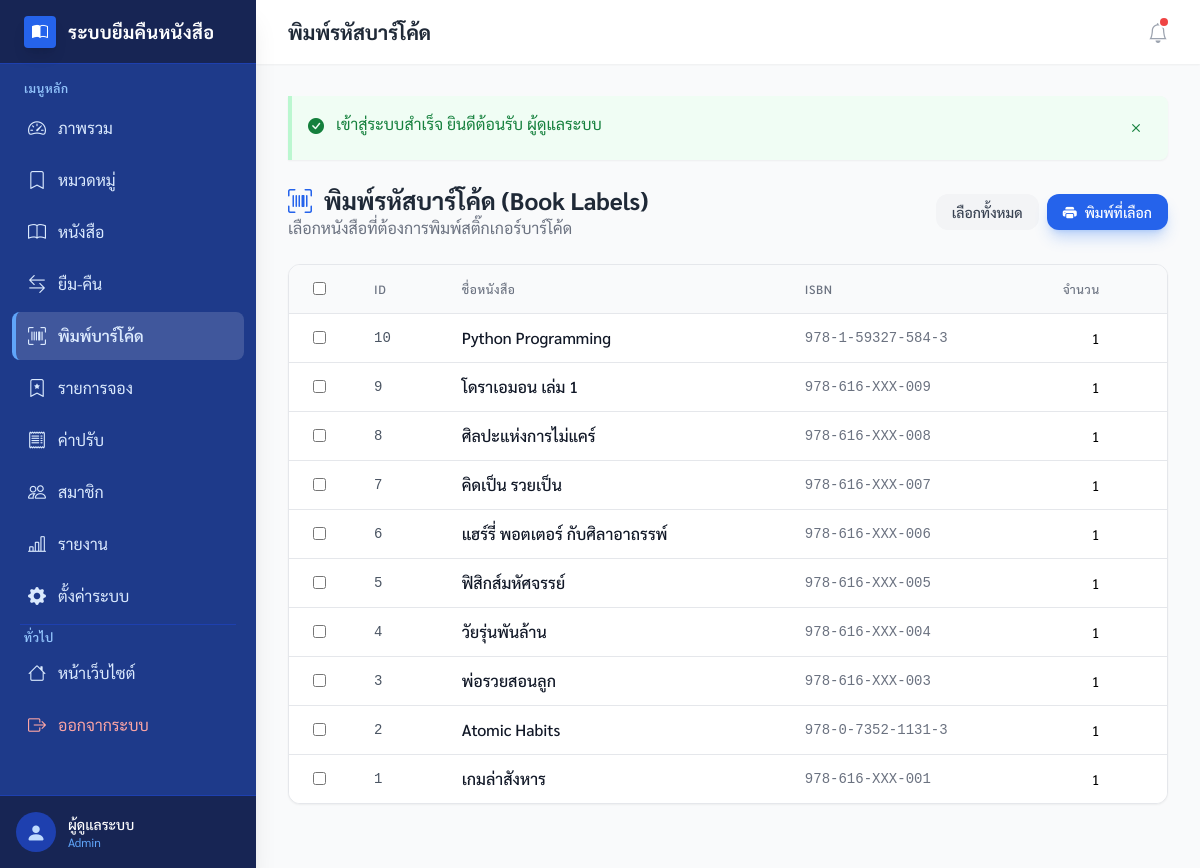
/admin/book_labels.php (signed in), run on the app's committed database.
### tables this page shows
CREATE TABLE IF NOT EXISTS `users` (
    `id` INT AUTO_INCREMENT PRIMARY KEY,
    `name` VARCHAR(100) NOT NULL COMMENT 'ชื่อ-นามสกุล',
    `email` VARCHAR(100) NOT NULL UNIQUE COMMENT 'อีเมล',
    `password` VARCHAR(255) NOT NULL COMMENT 'รหัสผ่าน (bcrypt)',
    `phone` VARCHAR(20) DEFAULT NULL COMMENT 'เบอร์โทรศัพท์',
    `role` ENUM('member', 'admin', 'staff') NOT NULL DEFAULT 'member' COMMENT 'บทบาท',
    `must_change_password` TINYINT(1) NOT NULL DEFAULT 0 COMMENT '1 = ต้องเปลี่ยนรหัสผ่านก่อนใช้งาน (ตั้งตอนนำเข้า/admin สร้างให้)',
    `created_at` DATETIME DEFAULT CURRENT_TIMESTAMP,
    `updated_at` DATETIME DEFAULT CURRENT_TIMESTAMP ON UPDATE CURRENT_TIMESTAMP,
    INDEX `idx_email` (`email`),
    INDEX `idx_role` (`role`)
);

CREATE TABLE IF NOT EXISTS `books` (
    `id` INT AUTO_INCREMENT PRIMARY KEY,
    `title` VARCHAR(200) NOT NULL COMMENT 'ชื่อหนังสือ',
    `author` VARCHAR(100) NOT NULL COMMENT 'ผู้แต่ง',
    `isbn` VARCHAR(20) DEFAULT NULL COMMENT 'รหัส ISBN',
     
     
     
    `search_tokens` TEXT DEFAULT NULL COMMENT 'trigram สำหรับ FULLTEXT (สร้างโดย buildSearchTokens())',
    `category_id` INT DEFAULT NULL COMMENT 'หมวดหมู่',
    `description` TEXT DEFAULT NULL COMMENT 'รายละเอียด',
    `cover_image` VARCHAR(255) DEFAULT NULL COMMENT 'ชื่อไฟล์รูปปก',
    `quantity` INT NOT NULL DEFAULT 1 COMMENT 'จำนวนทั้งหมด',
    `price` DECIMAL(10,2) NULL DEFAULT NULL COMMENT 'ราคาปก — ใช้ตั้งต้นค่าชดใช้ตอนแจ้งหาย (NULL = ยังไม่ระบุ)',
    `available` INT NOT NULL DEFAULT 1 COMMENT 'จำนวนที่ว่าง',
    `is_visible` TINYINT(1) NOT NULL DEFAULT 1 COMMENT 'แสดงให้สาธารณะเห็น',
    `is_reference` TINYINT(1) NOT NULL DEFAULT 0 COMMENT 'หนังสืออ้างอิง — อ่านในห้องสมุดเท่านั้น ยืม/จองไม่ได้',
    `created_at` DATETIME DEFAULT CURRENT_TIMESTAMP,
    `updated_at` DATETIME DEFAULT CURRENT_TIMESTAMP ON UPDATE CURRENT_TIMESTAMP,
    INDEX `idx_available` (`available`),
    INDEX `idx_category` (`category_id`),
    UNIQUE INDEX `uq_isbn` (`isbn`),
     
     
    FULLTEXT KEY `ft_books_search` (`search_tokens`),
    FOREIGN KEY (`category_id`) REFERENCES `categories`(`id`) ON DELETE SET NULL ON UPDATE CASCADE,
    CONSTRAINT `chk_books_available_non_negative` CHECK (`available` >= 0),
    CONSTRAINT `chk_books_quantity_gte_available` CHECK (`quantity` >= `available`)
);

### includes/db.php (called while the page is built, shortened)
<?php
function getDB(): PDO
{
    static $pdo = null;
    if ($pdo === null) {
        $dsn = "mysql:host=" . DB_HOST . ";dbname=" . DB_NAME . ";charset=" . DB_CHARSET;
        $options = [
            PDO::ATTR_ERRMODE            => PDO::ERRMODE_EXCEPTION,
            PDO::ATTR_DEFAULT_FETCH_MODE => PDO::FETCH_ASSOC,
            PDO::ATTR_EMULATE_PREPARES   => false,
        ];
        try {
            $pdo = new PDO($dsn, DB_USER, DB_PASS, $options);
        } catch (PDOException $e) {
            error_log("DB Connection Error: " . $e->getMessage());
            $detail = (defined('APP_DEBUG') && APP_DEBUG) ? $e->getMessage() : null;
            renderDatabaseDownPage($detail);
        }
    }
    return $pdo;
}

### app/Repositories/UserRepository.php (called while the page is built, shortened)
<?php
class UserRepository
{
    private PDO $pdo;
    public function __construct(PDO $pdo)
    {
        $this->pdo = $pdo;
    }
    public function findById(int $id): ?array
    {
        $stmt = $this->pdo->prepare("
            SELECT id, name, email, phone, role, must_change_password, created_at
            FROM users WHERE id = ?
        ");
        $stmt->execute([$id]);
        return $stmt->fetch() ?: null;
    }
}

### bootstrap.php (called while the page is built, shortened)
<?php
require_once BASE_PATH . '/includes/db.php';
require_once BASE_PATH . '/includes/functions.php';
spl_autoload_register(function (string $class) {
    $map = [
        'App\\Services\\' => BASE_PATH . '/app/Services/',
        'App\\Repositories\\' => BASE_PATH . '/app/Repositories/',
        'App\\Helpers\\' => BASE_PATH . '/app/Helpers/',
    ];
    foreach ($map as $prefix => $dir) {
        if (str_starts_with($class, $prefix)) {
            $relativeClass = substr($class, strlen($prefix));
            $file = $dir . str_replace('\\', '/', $relativeClass) . '.php';
            if (file_exists($file)) {
                return true;
            }
        }
    }
    return false;
});

### app/Repositories/BookRepository.php (called while the page is built, shortened)
<?php
class BookRepository
{
    private PDO $pdo;
    public function __construct(PDO $pdo)
    {
        $this->pdo = $pdo;
    }
    public function findAllForLabels(): array
    {
        return $this->pdo->query("
            SELECT id, title, isbn FROM books ORDER BY id DESC
        ")->fetchAll();
    }
}

### admin/book_labels.php (the view, shortened to what this page needs)
<?php
require_once __DIR__ . '/../bootstrap.php';
$bookRepo = new BookRepository(getDB());
$books = $bookRepo->findAllForLabels();
$pageTitle = 'พิมพ์รหัสบาร์โค้ด';
require_once __DIR__ . '/header.php';
?>
<div class="no-print">
    <div class="mb-6 flex flex-col sm:flex-row justify-between items-start sm:items-center gap-4">
        <div>
            <h3 class="text-2xl font-bold text-gray-800 flex items-center">
                <i class="bi bi-upc-scan mr-3 text-primary-600"></i>
                พิมพ์รหัสบาร์โค้ด (Book Labels)
            </h3>
            <p class="text-gray-500">เลือกหนังสือที่ต้องการพิมพ์สติ๊กเกอร์บาร์โค้ด</p>
        </div>
        <div class="flex gap-2">
            <button onclick="selectAll()" class="px-4 py-2 bg-gray-100 text-gray-700 rounded-xl hover:bg-gray-200 transition-colors text-sm font-medium">
                เลือกทั้งหมด
            </button>
            <button onclick="generateLabels()" class="px-4 py-2 bg-primary-600 text-white rounded-xl hover:bg-primary-700 transition-colors text-sm font-medium shadow-lg shadow-primary-500/30 flex items-center">
                <i class="bi bi-printer-fill mr-2"></i>พิมพ์ที่เลือก
            </button>
        </div>
    </div>
    <div class="bg-white rounded-xl shadow-sm border border-gray-200 overflow-hidden mb-8">
        <div class="overflow-x-auto max-h-[600px]">
            <table class="min-w-full divide-y divide-gray-200">
                <thead class="bg-gray-50 sticky top-0 z-10">
                    <tr>
                        <th class="px-6 py-3 text-left w-10">
                            <input type="checkbox" id="checkAll" onclick="toggleAll(this)" class="rounded border-gray-300 text-primary-600 focus:ring-primary-500 cursor-pointer">
                        </th>
                        <th class="px-6 py-3 text-left text-xs font-medium text-gray-500 uppercase tracking-wider">ID</th>
                        <th class="px-6 py-3 text-left text-xs font-medium text-gray-500 uppercase tracking-wider">ชื่อหนังสือ</th>
                        <th class="px-6 py-3 text-left text-xs font-medium text-gray-500 uppercase tracking-wider">ISBN</th>
                        <th class="px-6 py-3 text-left text-xs font-medium text-gray-500 uppercase tracking-wider w-32">จำนวน</th>
                    </tr>
                </thead>
                <tbody class="bg-white divide-y divide-gray-200">
                    <?php foreach ($books as $book): ?>
                        <tr class="hover:bg-gray-50">
                            <td class="px-6 py-3">
                                <input type="checkbox" name="book_ids[]" value="<?= $book['id'] ?>" data-title="<?= e($book['title']) ?>" data-isbn="<?= e($book['isbn'] ?? $book['id']) ?>"
                                       class="book-checkbox rounded border-gray-300 text-primary-600 focus:ring-primary-500 cursor-pointer">
                            </td>
                            <td class="px-6 py-3 font-mono text-sm text-gray-600"><?= $book['id'] ?></td>
                            <td class="px-6 py-3 font-medium text-gray-900"><?= e($book['title']) ?></td>
                            <td class="px-6 py-3 font-mono text-sm text-gray-500"><?= e($book['isbn'] ?? '-') ?></td>
                            <td class="px-6 py-3">
                                <input type="number" name="qty[<?= $book['id'] ?>]" value="1" min="1" max="100"
                                       class="w-20 text-center rounded-lg border-gray-300 text-sm focus:ring-primary-500 focus:border-primary-500">
                            </td>
                        </tr>
                    <?php endforeach; ?>
                </tbody>
            </table>
        </div>
    </div>
</div>
<?php require_once __DIR__ . '/footer.php'; ?>

### admin/header.php (shortened to what this page needs)
<?php
require_once __DIR__ . '/../includes/functions.php';
$currentPage = basename($_SERVER['PHP_SELF']);
$user = getCurrentUser();
?>
<!DOCTYPE html>
<html lang="th">
<head>
    <link href="<?= APP_URL ?>/assets/vendor/fonts/sarabun.css" rel="stylesheet">
    <link rel="stylesheet" href="<?= APP_URL ?>/assets/vendor/bootstrap-icons/bootstrap-icons.css">
    <script src="<?= APP_URL ?>/assets/vendor/tailwind/tailwind.js"></script>
</head>
<body class="bg-gray-100 font-sans antialiased h-screen flex overflow-hidden">
    <aside class="w-64 bg-primary-900 text-white flex-shrink-0 hidden md:flex flex-col shadow-xl z-20">
        <div class="h-16 flex items-center px-6 border-b border-primary-800 bg-primary-950">
            <a href="<?= APP_URL ?>" class="flex items-center gap-3 text-white hover:text-primary-200 transition-colors">
                <div class="w-8 h-8 rounded bg-primary-600 flex items-center justify-center shadow-lg">
                    <i class="bi bi-book-half"></i>
                </div>
                <h5 class="font-bold text-lg tracking-wide"><?= APP_NAME ?></h5>
            </a>
        </div>
        <div class="flex-1 overflow-y-auto py-4">
            <nav class="space-y-1 px-3">
                <p class="px-3 text-xs font-semibold text-primary-300 uppercase tracking-wider mb-2">เมนูหลัก</p>
                <a class="sidebar-link flex items-center gap-3 px-3 py-2.5 rounded-lg text-primary-100 hover:text-white <?= $currentPage === 'index.php' ? 'active' : 'border-l-4 border-transparent' ?>" href="<?= APP_URL ?>/admin/">
                    <i class="bi bi-speedometer2 text-lg"></i>
                    <span>ภาพรวม</span>
                </a>
                <a class="sidebar-link flex items-center gap-3 px-3 py-2.5 rounded-lg text-primary-100 hover:text-white <?= $currentPage === 'categories.php' ? 'active' : 'border-l-4 border-transparent' ?>" href="<?= APP_URL ?>/admin/categories.php">
                    <i class="bi bi-bookmark text-lg"></i>
                    <span>หมวดหมู่</span>
                </a>
                <a class="sidebar-link flex items-center gap-3 px-3 py-2.5 rounded-lg text-primary-100 hover:text-white <?= in_array($currentPage, ['books.php', 'book_form.php']) ? 'active' : 'border-l-4 border-transparent' ?>" href="<?= APP_URL ?>/admin/books.php">
                    <i class="bi bi-book text-lg"></i>
                    <span>หนังสือ</span>
                </a>
                <a class="sidebar-link flex items-center gap-3 px-3 py-2.5 rounded-lg text-primary-100 hover:text-white <?= in_array($currentPage, ['borrows.php', 'borrow_form.php']) ? 'active' : 'border-l-4 border-transparent' ?>" href="<?= APP_URL ?>/admin/borrows.php">
                    <i class="bi bi-arrow-left-right text-lg"></i>
                    <span>ยืม-คืน</span>
                </a>
                <a class="sidebar-link flex items-center gap-3 px-3 py-2.5 rounded-lg text-primary-100 hover:text-white <?= $currentPage === 'book_labels.php' ? 'active' : 'border-l-4 border-transparent' ?>" href="<?= APP_URL ?>/admin/book_labels.php">
                    <i class="bi bi-upc-scan text-lg"></i>
                    <span>พิมพ์บาร์โค้ด</span>
                </a>
                <a class="sidebar-link flex items-center gap-3 px-3 py-2.5 rounded-lg text-primary-100 hover:text-white <?= $currentPage === 'reservations.php' ? 'active' : 'border-l-4 border-transparent' ?>" href="<?= APP_URL ?>/admin/reservations.php">
                    <i class="bi bi-bookmark-star text-lg"></i>
                    <span>รายการจอง</span>
                </a>
                <a class="sidebar-link flex items-center gap-3 px-3 py-2.5 rounded-lg text-primary-100 hover:text-white <?= $currentPage === 'payments.php' ? 'active' : 'border-l-4 border-transparent' ?>" href="<?= APP_URL ?>/admin/payments.php">
                    <i class="bi bi-receipt text-lg"></i>
                    <span>ค่าปรับ</span>
                </a>
                <a class="sidebar-link flex items-center gap-3 px-3 py-2.5 rounded-lg text-primary-100 hover:text-white <?= in_array($currentPage, ['members.php', 'member_form.php']) ? 'active' : 'border-l-4 border-transparent' ?>" href="<?= APP_URL ?>/admin/members.php">
                    <i class="bi bi-people text-lg"></i>
                    <span>สมาชิก</span>
                </a>
                <?php if (isAdmin()): ?>
                <a class="sidebar-link flex items-center gap-3 px-3 py-2.5 rounded-lg text-primary-100 hover:text-white <?= $currentPage === 'reports.php' ? 'active' : 'border-l-4 border-transparent' ?>" href="<?= APP_URL ?>/admin/reports.php">
                    <i class="bi bi-bar-chart-line text-lg"></i>
                    <span>รายงาน</span>
                </a>
                <a class="sidebar-link flex items-center gap-3 px-3 py-2.5 rounded-lg text-primary-100 hover:text-white <?= $currentPage === 'settings.php' ? 'active' : 'border-l-4 border-transparent' ?>" href="<?= APP_URL ?>/admin/settings.php">
                    <i class="bi bi-gear-fill text-lg"></i>
                    <span>ตั้งค่าระบบ</span>
                </a>
                <?php endif; ?>
                <hr class="border-primary-800 my-4 mx-2">
                <p class="px-3 text-xs font-semibold text-primary-300 uppercase tracking-wider mb-2">ทั่วไป</p>
                <a class="sidebar-link flex items-center gap-3 px-3 py-2.5 rounded-lg text-primary-100 hover:text-white border-l-4 border-transparent" href="<?= APP_URL ?>">
                    <i class="bi bi-house text-lg"></i>
                    <span>หน้าเว็บไซต์</span>
                </a>
                <form method="POST" action="<?= APP_URL ?>/logout.php">
                    <button type="submit" class="sidebar-link flex items-center gap-3 px-3 py-2.5 rounded-lg text-red-300 hover:text-red-100 hover:bg-red-900/30 border-l-4 border-transparent transition-colors w-full text-left">
                        <i class="bi bi-box-arrow-right text-lg"></i>
                        <span>ออกจากระบบ</span>
                    </button>
                </form>
            </nav>
        </div>
        <div class="p-4 border-t border-primary-800 bg-primary-950">
            <div class="flex items-center gap-3">
                <div class="w-10 h-10 rounded-full bg-primary-800 flex items-center justify-center text-primary-200">
                    <i class="bi bi-person-fill text-xl"></i>
                </div>
                <div>
                    <p class="text-sm font-medium text-white"><?= e($user['name']) ?></p>
                    <p class="text-xs text-primary-400"><?= ucfirst($user['role']) ?></p>
                </div>
            </div>
        </div>
    </aside>
    <div class="flex-1 flex flex-col min-w-0 overflow-hidden">
        <header class="bg-white shadow-sm h-16 flex items-center justify-between px-8 z-10 hidden md:flex">
            <h2 class="text-xl font-bold text-gray-800"><?= $pageTitle ?? 'Admin Panel' ?></h2>
            <div class="flex items-center gap-4">
                <button class="text-gray-400 hover:text-primary-600 transition-colors relative">
                    <i class="bi bi-bell text-xl"></i>
                    <span class="absolute top-0 right-0 block h-2 w-2 rounded-full ring-2 ring-white bg-red-500"></span>
                </button>
            </div>
        </header>
        <main class="flex-1 overflow-y-auto bg-gray-50 p-6 md:p-8">
            <div class="max-w-7xl mx-auto">

### data on the page
users: name "ผู้ดูแลระบบ", role "Admin"
books: id "10", title "Python Programming", isbn "978-1-59327-584-3"
books: id "9", title "โดราเอมอน เล่ม 1", isbn "978-616-XXX-009"
books: id "8", title "ศิลปะแห่งการไม่แคร์", isbn "978-616-XXX-008"
books: id "7", title "คิดเป็น รวยเป็น", isbn "978-616-XXX-007"
books: id "6", title "แฮร์รี่ พอตเตอร์ กับศิลาอาถรรพ์", isbn "978-616-XXX-006"
books: id "5", title "ฟิสิกส์มหัศจรรย์", isbn "978-616-XXX-005"
books: id "4", title "วัยรุ่นพันล้าน", isbn "978-616-XXX-004"
books: id "3", title "พ่อรวยสอนลูก", isbn "978-616-XXX-003"
books: id "2", title "Atomic Habits", isbn "978-0-7352-1131-3"
books: id "1", title "เกมล่าสังหาร", isbn "978-616-XXX-001"

### other printed values
APP_NAME "ระบบยืมคืนหนังสือ"
$pageTitle "พิมพ์รหัสบาร์โค้ด"
$content "เข้าสู่ระบบสำเร็จ ยินดีต้อนรับ ผู้ดูแลระบบ"
